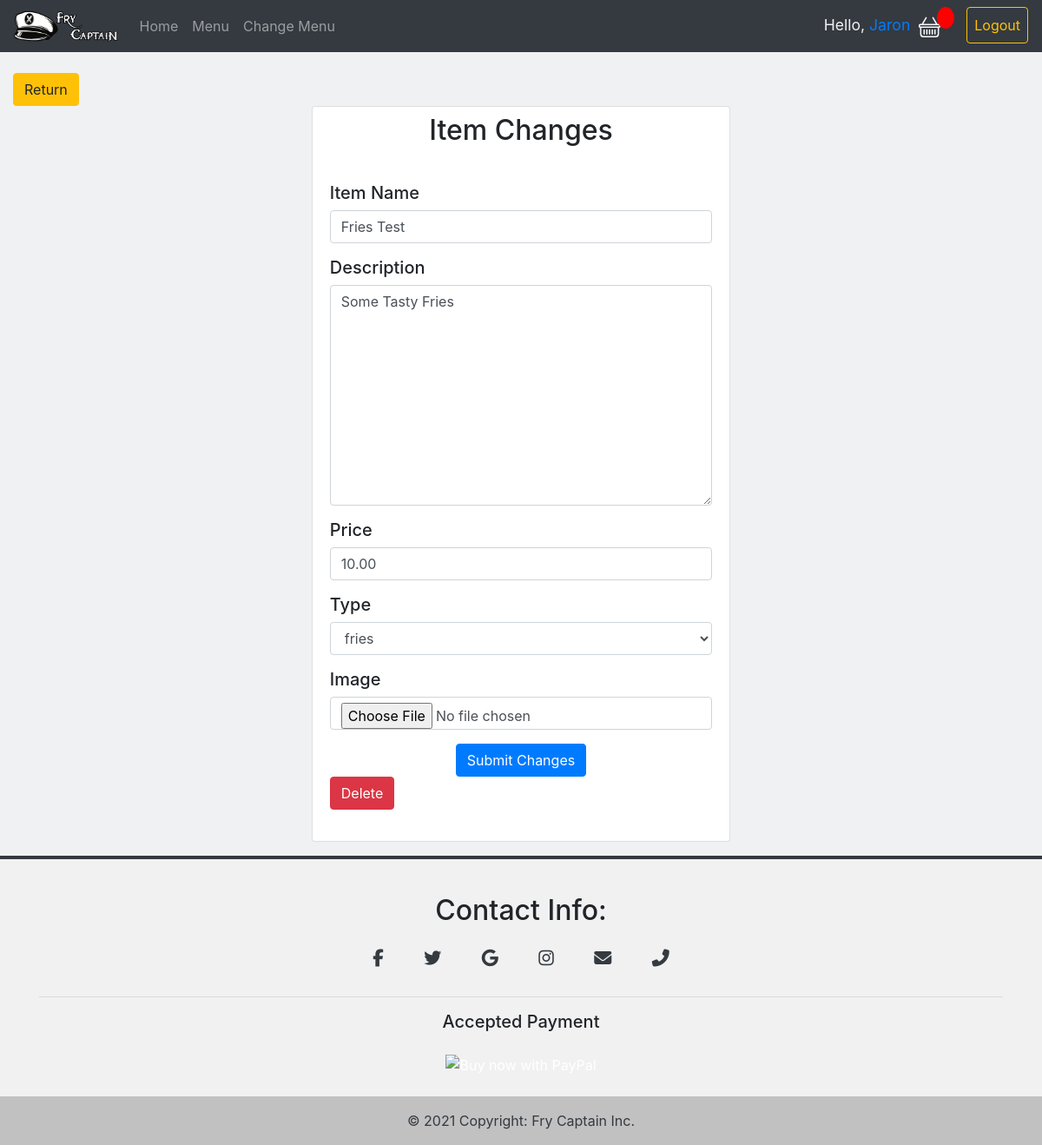
The page /1/details/ (signed in) on the database its author committed.
### resturant/models.py (models this page shows, shortened)
class MenuItem(models.Model):
    ITEMTYPE = (
                ('fries','fries'),
                ('entree', 'entree'),
                ('dessert', 'dessert'),
                ('sauce', 'sauce'),
                )
    SAUCETYPE = (
            ('aioli','aioli'),
            ('ketchup', 'ketchup'),
    )
    name = models.CharField(max_length = 50, null=True)
    sauce_type = models.CharField(max_length=200, null=True, blank=True, choices=SAUCETYPE)
    description = models.TextField(max_length = 250, null=True)
    price = models.DecimalField(max_digits=7, decimal_places=2, default=0)
    item_type = models.CharField(max_length=200, null=True, choices=ITEMTYPE)
    date_created = models.DateTimeField(auto_now_add = True, null=True)
    item_pic = models.ImageField(default='solid-dark-grey-background.jpg',null=True, blank=True)

### resturant/decorators.py (the view)
        def wrapper_func(request, *args, **kwargs):
            group = None
            if request.user.groups.exists():
                group = request.user.groups.all()[0].name
            if group in allowed_roles:
                return view_func(request, *args, **kwargs)
            else:
                raise PermissionDenied

### resturant/forms.py
class AddMenuItem(ModelForm):
    class Meta:
        model = MenuItem
        fields ="__all__"
        widgets={
            'item_pic': FileInput()
        }

### resturant/views.py (called while the page is built, shortened)
@login_required(login_url='login')
@allowed_users(allowed_roles=['admin'])
def adminMenuItemDetails(request, pk):
    currentItem = MenuItem.objects.get(id=pk)
    form = AddMenuItem(instance=currentItem)
    context = {
        'form': form,
        'item': currentItem,
    }
    return render(request, 'resturant/menu_items_details_admin.html', context)

### resturant/templates/resturant/menu_items_details_admin.html (shortened to what this page needs)
{% extends 'resturant/main.html' %}
{% load static %}
{% load widget_tweaks %}
{% block content %}
<br>
<div class="container-fluid">
  <div class="row">
    <div class="col col-1">
      <a class=" btn btn-warning" id="return" href="{% url 'admin_menu_item' %}">Return</a>
    </div>
  </div>
</div>
<div class="row">
  <div class="col-5" style="margin: auto;">
    <div class="card">
      <div class="card-title">
        <h2 class='text-center mt-2'>Item Changes</h2>
      </div>
      <div class="card-body">
        <form class="" action="" method="POST" enctype="multipart/form-data">
          <div class="form-group">
            <label for="id_name" class='h5'>Item Name</label>
            {% render_field form.name class="form-control" %}
          </div>
          <div class="form-group">
            <label for="id_description" class='h5'>Description</label>
            {% render_field form.description class="form-control" %}
          </div>
          <div class="form-group">
            <label for="id_price" class='h5'>Price</label>
            {% render_field form.price class="form-control" %}
          </div>
          <div class="form-group">
            <label for="id_item_type" class='h5'>Type</label>
            {% render_field form.item_type class="form-control" %}
          </div>
          <div class="form-group">
            <label for="id_item_pic" class='h5'>Image</label>
            {% render_field form.item_pic class="form-control" %}
          </div>
          <div class="text-center">
            <input type="submit" name="submit" value="Submit Changes" class='btn btn-primary'>
          </div>
        </form>
        <div class="form-group">
          <a href="{% url 'delete_item' item.id %}" class='btn btn-danger'>Delete</a>
        </div>
      </div>
    </div>
  </div>
</div>
{% endblock %}

### resturant/templates/resturant/navbar.html (shortened to what this page needs)
{% load static %}
<link rel="stylesheet" href="{% static 'css/navbar.css' %}">
<nav class="navbar navbar-expand-lg navbar-dark bg-dark" id="navbar" style="z-index: 300">
  <img src="{% static 'images/FryCaptainLogoWithWords.png' %}" id="logo">
  <div class="collapse navbar-collapse" id="navbarTogglerDemo03">
    <ul class="navbar-nav mr-auto mt-2 mt-lg-0">
      <li class="nav-item">
        <a class="nav-link" href="{% url 'home' %}">Home<span class="sr-only">(current)</span></a>
      </li>
      <li class="nav-item">
        <a class="nav-link" href="{% url 'menu' %}">Menu</a>
      </li>
      {% if request.user.is_staff %}
      <li class="nav-item">
        <a class="nav-link" href="{% url 'admin_menu_item' %}">Change Menu</a>
      </li>
      {% endif %}
    </ul>
    <form class="form-inline my-2 my-lg-0">
      {% if user.is_authenticated %}
        <ul class="navbar-nav mr-auto mt-2 mt-lg-0">
          <li class="nav-item">
            <span class="nav-link" id="login-name" style="margin-right: -.4em;">Hello, <a href="{% url 'user_profile' %}">{{user.username}}</a></span>
          </li>
          <li class="nav-item">
            <a class="nav-link btn text-light mr-2" href="{% url 'cart' %}">
            </a>
          </li>
          <li class="nav-item">
            <p id="cart-total"></p>
          </li>
          <li class="nav-item">
            <a class="nav-link btn btn-outline-warning text-warning" id="" href="{% url 'logout' %}">Logout</a>
          </li>
        </ul>
      {% endif %}
    </form>
  </div>
</nav>

### static/css/main.css (style rules this page uses)
body { background-color: #f0f1f2; }

### static/css/navbar.css (style rules this page uses)
#logo { height: 2.2em; margin-right: 1em; }
#navbar { position: sticky; top: 0; left: 0; }
#login-name { color: #F0F1F2; margin-right: 1em; font-size: 1.1em; }
#cart-total { display: block; text-align: center; color: #fff; background-color: red; width: 20px; height: 25px; border-radius: 50%; font-size: 14px; margin-left: -1.5em; margin-right: 1em; }

### rows shown on the page
MenuItem: name "Fries Test", description "Some Tasty Fries", price "10.00", item_type "fries"

### other values the page prints
{{ user.username }} "Jaron"
